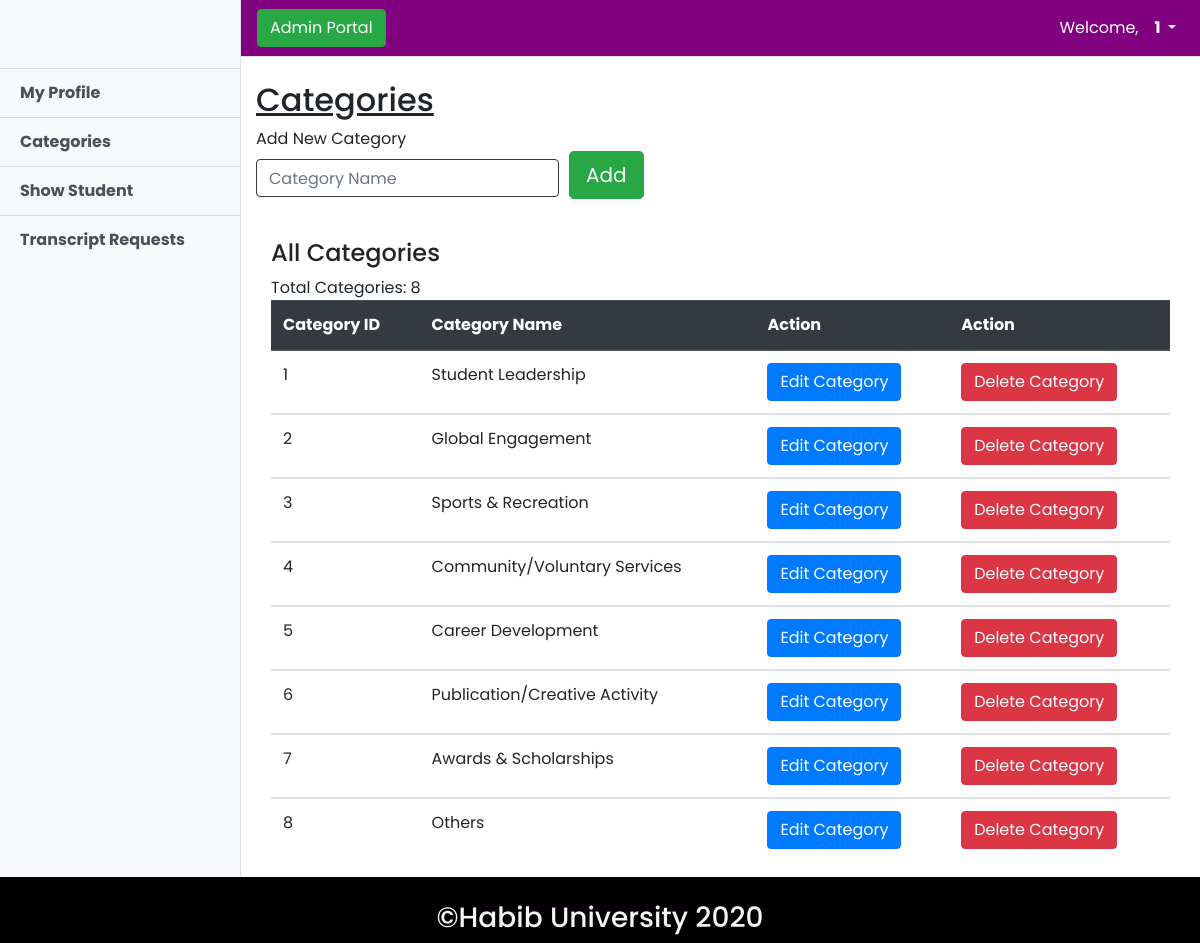
Before: /src/admin/add_category.php (signed in) with the older database file.
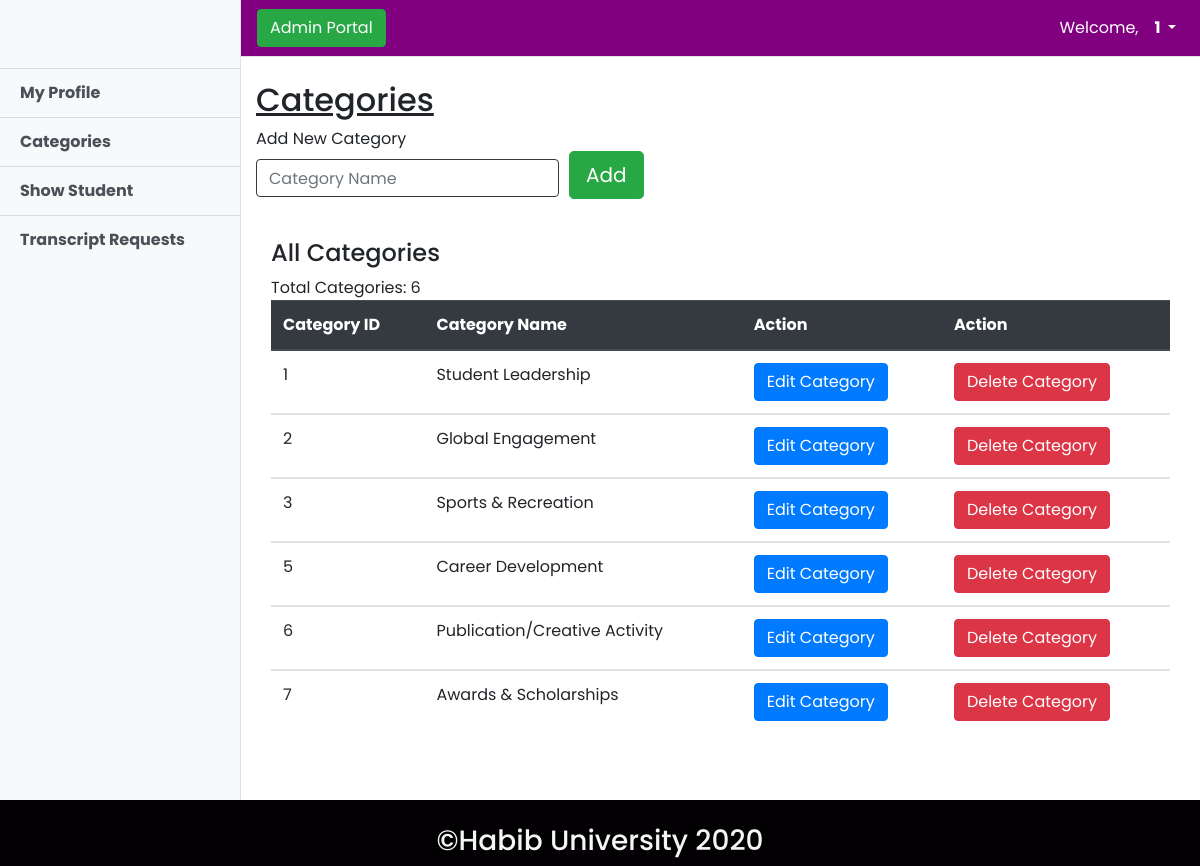
After: the same page with the newer database file.
### tables this page shows
CREATE TABLE `category` (
  `cat_id` int(11) NOT NULL,
  `cat_name` varchar(50) NOT NULL
);

### src/admin/add_category.php (the view, shortened to what this page needs)
<?php include "../connect.php" ?>
<!DOCTYPE html>
<html lang="en">
<head>
    <link rel="stylesheet" href="../../css/admin-dashboard.css">
</head>
<body>
    <?php include "admin_header.php" ?>
            <div class="container-fluid">
                <h2 class="mt-4"><u>Categories</u></h2>
                <form class="myform" action="add_category_try.php" method="POST">
                    <div class="form-row">
                        <div class="form-group col-md-4">
                            <label for="inputEmail4">Add New Category</label>
                            <input type="text" class="form-control border-dark" id="inputEmail4" placeholder="Category Name" name="cat_name" required>
                        </div>
                        <div class="form-group col-md-4">
                            <button type="submit" name="btn-add-cat" class="btn btn-success btn-lg mt-4">Add</button>
                        </div>
                    </div>
                    <br>
                </form>
                    <div class="container">
                        <h4 class="head3">All Categories</h4>
                        <table class="table mytable">
                            <thead class="thead-dark">
                            <tr>
                                <th scope="col">Category ID</th>
                                <th scope="col">Category Name</th>
                                <th scope="col">Action</th>
                                <th scope="col">Action</th>
                            </tr>
                            </thead>
                            <?php
                            $qry = " SELECT * FROM category ";
                            $res = $con->query($qry);
                            if($res->num_rows > 0)
                            {
                            while($row = $res->fetch_assoc())
                            {
                            ?>
                            <tbody>
                            <tr>
                                <td><?php echo " ".$row["cat_id"]." " ?></td>
                                <td><?php echo " ".$row["cat_name"]." " ?></td>
                                <td><a href='modify_category.php?edit_cat_id=<?php echo $row['cat_id'] ?>'><button class="btn btn-primary">Edit Category</button></a></td>
                                <td><a href='modify_category.php?del_cat_id=<?php echo $row['cat_id'] ?>'><button class="btn btn-danger">Delete Category</button></a></td>
                            </tr>
                            <?php
                            }
                            }
                            else{echo "No Results Found!!";}
                            ?>
                            </tbody>
                        </table>
                    </div>
            </div>
    <?php include "admin_foot.php" ?>

Changed rows visible on the page:
removed category: cat_id "4", cat_name "Community/Voluntary Services"
removed category: cat_id "8", cat_name "Others"
Other visible differences:
text written by a page script: "Total Categories: 8" → "Total Categories: 6"
